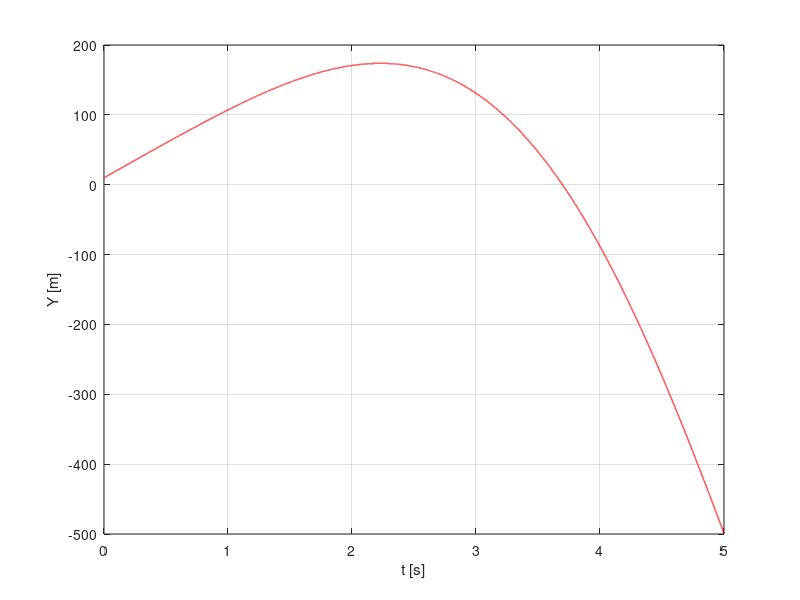

This figure's MATLAB source:
clc
clear all
close all
 
h = 0.0001;
t = 0:h:5;
y(1) = 10;
yp(1) = 100;
ypp(1) = 0;

for (i=1:length(t)-1)
    ypp(i+1) = ypp(i) + (-0.5*y(i) - 0.3*t(i))*h;
    yp(i+1) = yp(i) + ypp(i)*h;
    y(i+1) = y(i) + yp(i)*h;
end
 
I=(find(max(y)==y));
fprintf('\nProblem 6\n\nYmax = %.4f m  at  t = %.4f s.\n',y(I),t(I));

plot(t,y,'r-','linewidth',1), xlabel('t [s]'), ylabel('Y [m]'), grid on